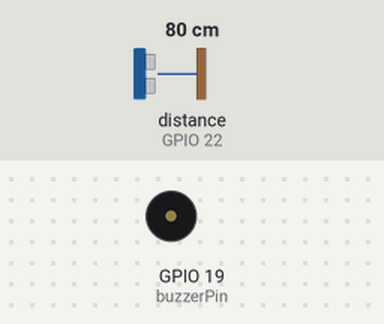
This program was run on a simulated ESP32. On the bench: buzzer (waves = sounding, pin HIGH). Wiring (inferred from the names in the program): ultrasonic range finder: trigger GPIO 23; echo GPIO 22. Inputs (shaded band) come from the test bench; at power-on: distance to the obstacle (sensor on GPIO 22) 80 cm. The echo pulse lasts 58.3 µs per cm; WiFi joins after 1.5 s; servers stay silent unless stated; pins used as bus, display or sensor lines are not drawn; what the program prints to the serial monitor is not drawn.

Above: at 2.7 s.
2.8 s: distance to the obstacle (sensor on GPIO 22) set to 23 cm
4.3 s: distance to the obstacle (sensor on GPIO 22) set to 18 cm
At 5.9 s:
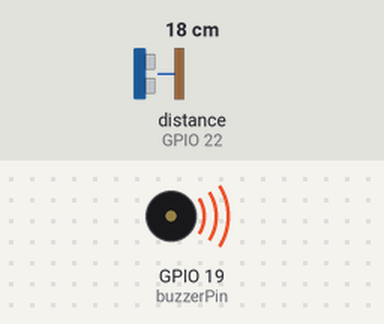
6.2 s: distance to the obstacle (sensor on GPIO 22) set to 35 cm
At 7.0 s:
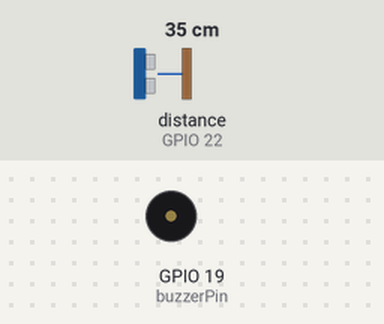
8.2 s: distance to the obstacle (sensor on GPIO 22) set to 2 cm
At 9.3 s:
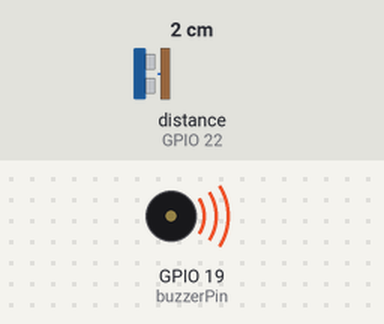
Timing chart, 0 to 11.1 s (numbered marks = the images above; inputs shaded):
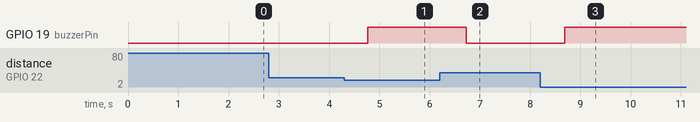

Measured:
- the behaviour switches between 21 and 20 cm on distance to the obstacle (sensor on GPIO 22) (found by bisection; images 0 and 1)
- after the input at 2.8 s, every drawn part: stays the same
- after the input at 4.3 s, GPIO 19 (buzzerPin): LOW → HIGH after 0.47 s
- after the input at 6.2 s, GPIO 19 (buzzerPin): HIGH → LOW after 0.53 s
- after the input at 8.2 s, GPIO 19 (buzzerPin): LOW → HIGH after 0.48 s

The program:

main.cpp
```cpp
#include <Arduino.h>
#include <WiFi.h>
#include <FirebaseESP32.h>

// Firebase project credentials
#define FIREBASE_HOST "https://intrusion-detection-c3bd2-default-rtdb.asia-southeast1.firebasedatabase.app"  // Replace with your Firebase project URL
#define FIREBASE_AUTH "Gi1vHfFaXhpJfwRbwebraRNJuPs6mcXKfXk7qCaZ"   // Replace with your Firebase Database Secret

// WiFi credentials
const char* ssid = "HotsSpot";         // Replace with your WiFi SSID
const char* password = "12345678"; // Replace with your WiFi Password

// Define pin numbers
const int trigPin = 23;
const int echoPin = 22;
const int buzzerPin = 19;

// Define sound speed in cm/uS
#define SOUND_SPEED 0.034
#define CM_TO_INCH 0.393701
// Define the distance threshold (in cm)
const int distanceThreshold = 20;

FirebaseData firebaseData;
FirebaseConfig config;
FirebaseAuth auth;

void setup() {
  // Initialize serial monitor
  Serial.begin(9600);

  // Configure pin modes
  pinMode(trigPin, OUTPUT);
  pinMode(echoPin, INPUT);
  pinMode(buzzerPin, OUTPUT);

  // Connect to WiFi
  WiFi.begin(ssid, password);
  Serial.print("Connecting to WiFi...");
  while (WiFi.status() != WL_CONNECTED) {
    delay(500);
    Serial.print(".");
  }
  Serial.println(" connected!");

  // Set up Firebase
  config.host = FIREBASE_HOST;
  config.signer.tokens.legacy_token = FIREBASE_AUTH;

  // Initialize Firebase
  Firebase.begin(&config, &auth);
  Firebase.reconnectWiFi(true);
}

void loop() {
  // Clears the trigPin
  digitalWrite(trigPin, LOW);
  delayMicroseconds(2);

  // Sets the trigPin on HIGH state for 10 microseconds
  digitalWrite(trigPin, HIGH);
  delayMicroseconds(10);
  digitalWrite(trigPin, LOW);

  // Reads the echoPin, returns the sound wave travel time in microseconds
  long duration = pulseIn(echoPin, HIGH);

  // Calculate the distance
  float distance = duration * SOUND_SPEED / 2;

  // Print the distance to the serial monitor
  Serial.print("Distance: ");
  Serial.print(distance);
  Serial.println(" cm");

  // If the distance is less than the threshold, activate the buzzer
  if (distance < distanceThreshold) {
    digitalWrite(buzzerPin, HIGH);
  } else {
    digitalWrite(buzzerPin, LOW);
  }

  // Send distance data to Firebase
  if (Firebase.setFloat(firebaseData, "/distance", distance)) {
    Serial.println("Distance updated in Firebase");
  } else {
    Serial.print("Failed to update distance, ");
    Serial.println(firebaseData.errorReason());
  }

  // Add a short delay
  delay(500);
}
```
